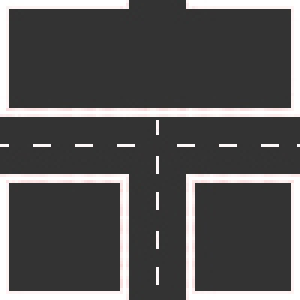
#> input picture movement_prediction/test_images/black.jpeg, 100 x 100 px (shown 3 times larger); its folder holds only this picture in this run
$ python -i functions.py   (imports and definitions only)   (older library calls are emulated)
#> lines starting #> are read from the running program, lines starting #| are printed output that depends on the picture; after the words box and inside, x2 and y2 are one past the last pixel; in counts of white or black regions, pixels touching at a corner belong together
import cv2
from scipy.stats import multivariate_normal
from scipy.interpolate import NearestNDInterpolator
# from dtw import dtw
import numpy as np
import pandas as pd
import glob
import matplotlib.pyplot as plt
import math
import random
import sys
from matplotlib.collections import PatchCollection
import os

# Sets plot style to given theme
# [1 line not run here, left out]

### ORDER OF DIRECTIONS
### RIGHT, STRAIGHT, LEFT => applies to new functions only

# [17 lines left out: functions replace_zeros_in_list, read_csv_fast, not called in this run]

def recognize_map(map_file):
    """
       Given a type of map file, try to recognize using geometric operations which
       type of map it is.
       """
#> called with map_file = 'test_images/black.jpeg'

    img1 = cv2.imread(map_file)
#> img1 is the input picture: shape (100, 100, 3); mean B, G, R 84.9, 84.9, 86
    gray1 = cv2.cvtColor(img1, cv2.COLOR_BGR2GRAY)
    ret1, thresh1 = cv2.threshold(gray1, 127, 255, 1)
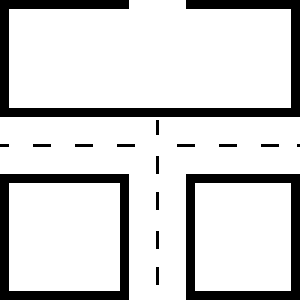
#> thresh1: shape (100, 100) (shown 3 times larger); 82.7% white; 16 black regions (13 under 20 px)
    h1, contours1, h1 = cv2.findContours(thresh1, 1, 2)
#> h1 = 15 rows, first 6: [1, -1, -1, -1], [2, 0, -1, -1], [3, 1, -1, -1], [4, 2, -1, -1], [5, 3, -1, -1], [6, 4, -1, -1]; contours1 = 15 contours, 11 with area under 20; largest, box (x1, y1, x2, y2) and area: (3, 0, 97, 36) 3031, (0, 39, 100, 100) 2533, (3, 61, 40, 97) 1260, (65, 61, 97, 97) 1085
    x = 0
    for cnt1 in contours1:
        approx1 = cv2.approxPolyDP(cnt1, 0.01 * cv2.arcLength(cnt1, True), True)

        if len(approx1) == 4:
            x = x + 1
            cv2.drawContours(img1, [cnt1], 0, (0, 0, 255), -1)
#> this loop made 15 passes
#> (approx1, x) on passes 4 to 5: ([[65, 61], [65, 96], [96, 96], [96, 61]], 1), ([[3, 61], [3, 96], [39, 96], [39, 61]], 2)
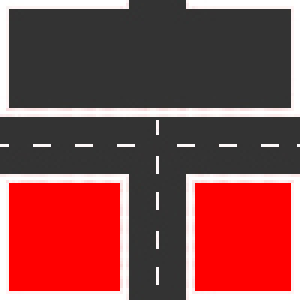
#> img1: shape (100, 100, 3) (shown 3 times larger); mean B, G, R 72.2, 72.2, 136.7
#> after the loop, x = 2

    if x == 8:
        print("This Image is X-intersection")
        return 'x-intersection'

    elif x == 4:
        print("This Image is T-intersection")
        return 't-intersection'
    else:
        return 'unknown'

# [43 lines left out: functions clear_plot, interpolate_dist, calculate_covariance_for_class, not called in this run]


# simple probability formula for one point instead of full trajectory like
def simple_probability(point, mean, covariance):
    return multivariate_normal.pdf(point, mean, covariance)

# calculated using the pdf formula, 2) equation on the formulas paper
# [107 lines left out: functions probability, probability_with_power, sigma, simple_belief_update, belief_update, not called in this run]

def distance_formula(p1, p2):
    return math.sqrt( ((p1[0]-p2[0])**2)+((p1[1]-p2[1])**2))

# [457 lines left out: functions comb_dataset, comb_dataset_RealData, calculate_mean, calculate_covariance, calculate_std, scaling_results_per_trajectory and 2 more, not called in this run]

>>> result = recognize_map('test_images/black.jpeg')
